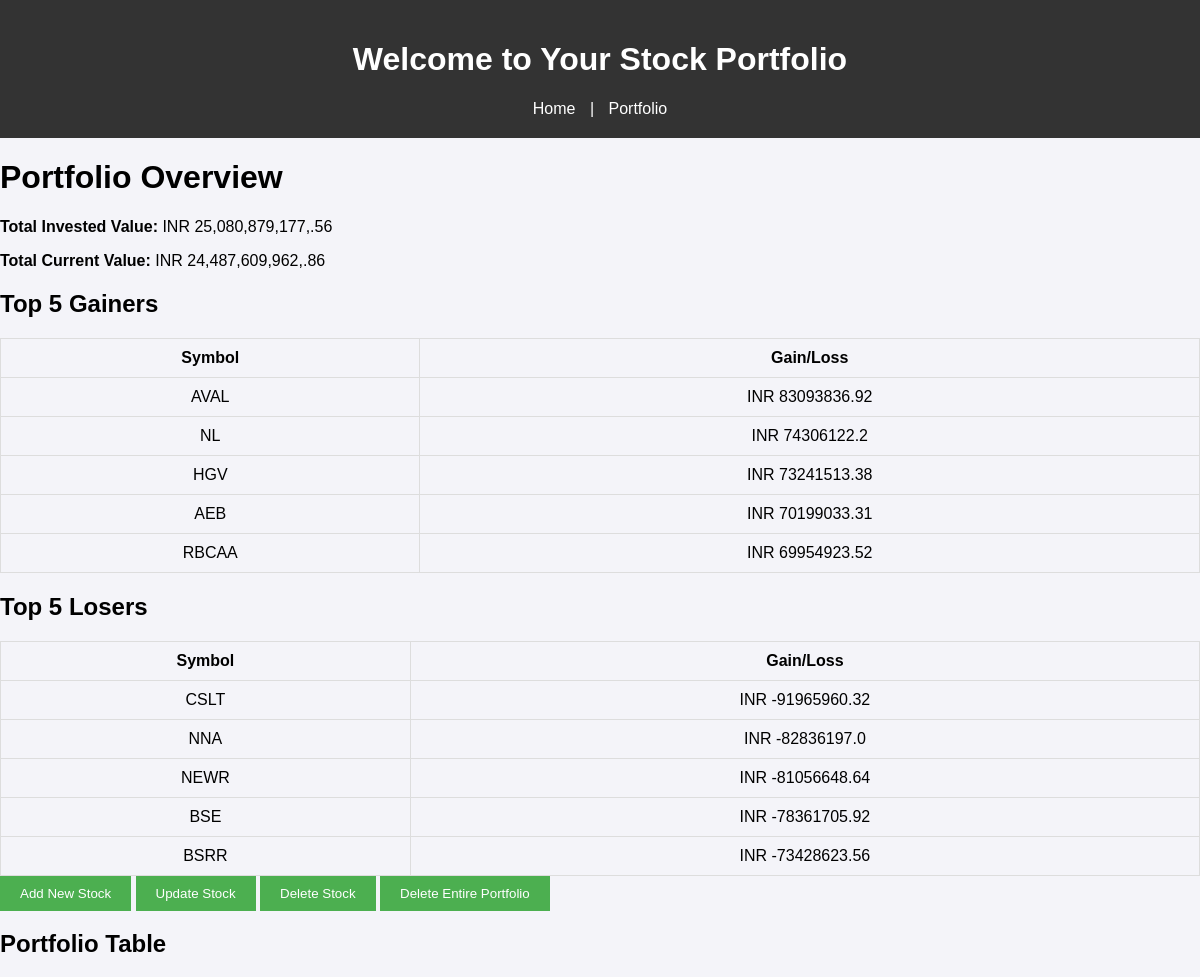
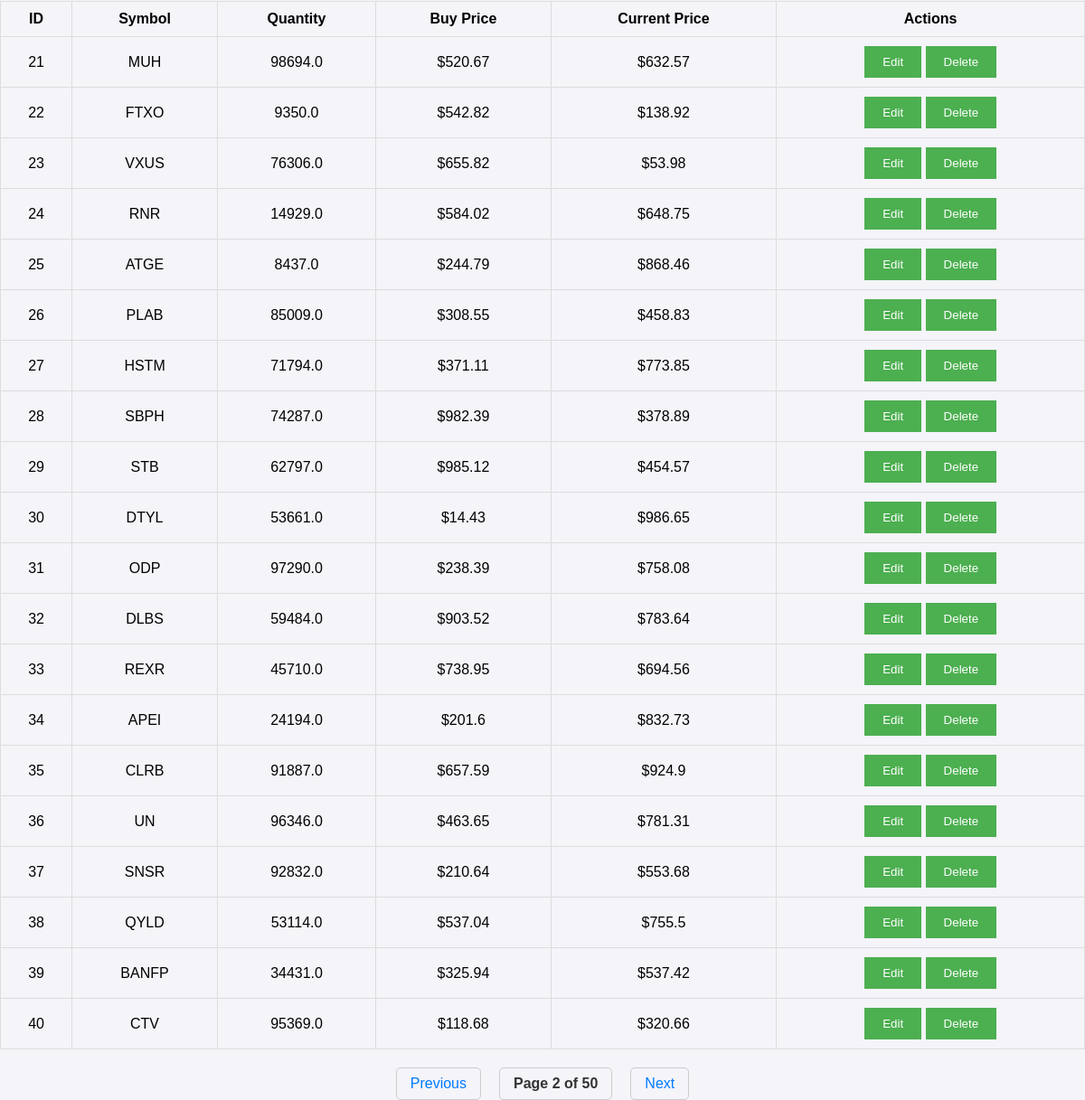
/portfolio?page=2, run on the app's committed database (2 pictures, top to bottom).
### app.py (models this page shows, shortened)
class Portfolio(db.Model):
    id = db.Column(db.Integer, primary_key=True)
    symbol = db.Column(db.String(50), nullable=False)
    quantity = db.Column(db.Float, nullable=False)
    buyPrice = db.Column(db.Float, nullable=False)
    currentPrice = db.Column(db.Float, nullable=False)

### app.py (the view)
@app.route('/portfolio')
def portfolio():
    page = request.args.get('page', 1, type=int)
    per_page = 20  # Show 20 records per page
    all_stocks = Portfolio.query.all()
    portfolio = []
    total_invested = 0
    total_current_value = 0
    for stock in all_stocks:
        gain_loss = (stock.currentPrice - stock.buyPrice) * stock.quantity
        portfolio.append({
            'id': stock.id,
            'symbol': stock.symbol,
            'quantity': stock.quantity,
            'buyPrice': stock.buyPrice,
            'currentPrice': stock.currentPrice,
            'gain_loss': gain_loss
        })
    total_invested = round(sum(stock['quantity'] * stock['buyPrice'] for stock in portfolio), 2)
    total_current_value = round(sum(stock['quantity'] * stock['currentPrice'] for stock in portfolio), 2)
    formatted_total_invested = format_in_indian_number_format(total_invested)
    formatted_total_current_value = format_in_indian_number_format(total_current_value)
    sorted_portfolio = sorted(portfolio, key=lambda x: x['gain_loss'], reverse=True)
    top_gainers = sorted_portfolio[:5]
    top_losers = sorted(portfolio, key=lambda x: x['gain_loss'])[:5]
    paginated_portfolio = Portfolio.query.paginate(page=page, per_page=per_page, error_out=False)
    return render_template(
        'portfolio.html',
        total_invested=formatted_total_invested,
        total_current_value=formatted_total_current_value,
        top_gainers=top_gainers,
        top_losers=top_losers,
        pagination=paginated_portfolio
    )

### app.py (called while the page is built)
def format_in_indian_number_format(number):
    if number is None:
        return "0"
    num_str = str(number)
    num_str = num_str[::-1]
    formatted = []
    for i in range(0, len(num_str), 3):
        formatted.append(num_str[i:i+3])
    return ",".join(formatted)[::-1]

### templates/portfolio.html (shortened to what this page needs)
<!DOCTYPE html>
<html lang="en">
<head>
    <link rel="stylesheet" href="{{ url_for('static', filename='css/styles.css') }}">
</head>
<body>
    <header>
        <h1>Welcome to Your Stock Portfolio</h1>
        <nav>
            <a href="/">Home</a> |
            <a href="/portfolio">Portfolio</a>
        </nav>
    </header>
    <div class="container">
        <h1>Portfolio Overview</h1>
        <div class="summary">
            <p><strong>Total Invested Value:</strong> INR <span id="total-invested">{{ total_invested }}</span></p>
            <p><strong>Total Current Value:</strong> INR <span id="total-current-value">{{ total_current_value }}</span></p>
        </div>
        <div class="top-gainers">
            <h2>Top 5 Gainers</h2>
            <table>
                <thead>
                    <tr>
                        <th>Symbol</th>
                        <th>Gain/Loss</th>
                    </tr>
                </thead>
                <tbody>
                    {% for stock in top_gainers %}
                    <tr>
                        <td>{{ stock.symbol }}</td>
                        <td>INR {{ stock.gain_loss | round(2) }}</td>
                    </tr>
                    {% endfor %}
                </tbody>
            </table>
        </div>
        <div class="top-losers">
            <h2>Top 5 Losers</h2>
            <table>
                <thead>
                    <tr>
                        <th>Symbol</th>
                        <th>Gain/Loss</th>
                    </tr>
                </thead>
                <tbody>
                    {% for stock in top_losers %}
                    <tr>
                        <td>{{ stock.symbol }}</td>
                        <td>INR {{ stock.gain_loss | round(2) }}</td>
                    </tr>
                    {% endfor %}
                </tbody>
            </table>
        </div>
        <div class="crud-buttons">
            <button id="add-stock-btn">Add New Stock</button>
            <button id="update-stock-btn">Update Stock</button>
            <button id="delete-stock-btn">Delete Stock</button>
            <button id="delete-all-btn" class="btn btn-danger">Delete Entire Portfolio</button>
        </div>
        <h2>Portfolio Table</h2>
        <table>
            <thead>
                <tr>
                    <th>ID</th>
                    <th>Symbol</th>
                    <th>Quantity</th>
                    <th>Buy Price</th>
                    <th>Current Price</th>
                    <th>Actions</th>
                </tr>
            </thead>
            <tbody>
                {% for stock in pagination.items %}
                    <tr>
                        <td>{{ stock.id }}</td>
                        <td>{{ stock.symbol }}</td>
                        <td>{{ stock.quantity }}</td>
                        <td>${{ stock.buyPrice }}</td>
                        <td>${{ stock.currentPrice }}</td>
                        <td>
                            <button>Edit</button>
                            <button>Delete</button>
                        </td>
                    </tr>
                {% endfor %}
            </tbody>
        </table>
        <div class="pagination">
            {% if pagination.has_prev %}
                <a href="{{ url_for('portfolio', page=pagination.prev_num) }}" class="prev">Previous</a>
            {% else %}
                <span class="disabled">Previous</span>
            {% endif %}
            <span class="current-page">Page {{ pagination.page }} of {{ pagination.pages }}</span>
            {% if pagination.has_next %}
                <a href="{{ url_for('portfolio', page=pagination.next_num) }}" class="next">Next</a>
            {% else %}
                <span class="disabled">Next</span>
            {% endif %}
        </div>
</body>
</html>

### static/css/styles.css (style rules this page uses)
body { font-family: Arial, sans-serif; margin: 0; padding: 0; background-color: #f4f4f9; }
header { background-color: #333; color: white; padding: 20px; text-align: center; }
nav a { color: white; margin: 0 10px; text-decoration: none; }
table { width: 100%; border-collapse: collapse; margin-top: 20px; }
table, th, td { border: 1px solid #ddd; }
th, td { padding: 10px; text-align: center; }
button { padding: 10px 20px; background-color: #4CAF50; color: white; border: none; cursor: pointer; }
.pagination { display: flex; justify-content: center; align-items: center; margin-top: 20px; font-size: 16px; }
.pagination a, .pagination span { margin: 0 10px; padding: 8px 15px; text-decoration: none; color: #007bff; border: 1px solid #ccc; border-radius: 5px; }
.pagination .current-page { font-weight: bold; color: #333; }

### data on the page
Portfolio: symbol "AVAL", gain_loss "83093836.92"
Portfolio: symbol "NL", gain_loss "74306122.2"
Portfolio: symbol "HGV", gain_loss "73241513.38"
Portfolio: symbol "AEB", gain_loss "70199033.31"
Portfolio: symbol "RBCAA", gain_loss "69954923.52"
Portfolio: symbol "CSLT", gain_loss "-91965960.32"
Portfolio: symbol "NNA", gain_loss "-82836197.0"
Portfolio: symbol "NEWR", gain_loss "-81056648.64"
Portfolio: symbol "BSE", gain_loss "-78361705.92"
Portfolio: symbol "BSRR", gain_loss "-73428623.56"
Portfolio: id "21", symbol "MUH", quantity "98694.0", buyPrice "520.67", currentPrice "632.57"
Portfolio: id "22", symbol "FTXO", quantity "9350.0", buyPrice "542.82", currentPrice "138.92"
Portfolio: id "23", symbol "VXUS", quantity "76306.0", buyPrice "655.82", currentPrice "53.98"
Portfolio: id "24", symbol "RNR", quantity "14929.0", buyPrice "584.02", currentPrice "648.75"
Portfolio: id "25", symbol "ATGE", quantity "8437.0", buyPrice "244.79", currentPrice "868.46"
Portfolio: id "26", symbol "PLAB", quantity "85009.0", buyPrice "308.55", currentPrice "458.83"
Portfolio: id "27", symbol "HSTM", quantity "71794.0", buyPrice "371.11", currentPrice "773.85"
Portfolio: id "28", symbol "SBPH", quantity "74287.0", buyPrice "982.39", currentPrice "378.89"
Portfolio: id "29", symbol "STB", quantity "62797.0", buyPrice "985.12", currentPrice "454.57"
Portfolio: id "30", symbol "DTYL", quantity "53661.0", buyPrice "14.43", currentPrice "986.65"
Portfolio: id "31", symbol "ODP", quantity "97290.0", buyPrice "238.39", currentPrice "758.08"
Portfolio: id "32", symbol "DLBS", quantity "59484.0", buyPrice "903.52", currentPrice "783.64"
Portfolio: id "33", symbol "REXR", quantity "45710.0", buyPrice "738.95", currentPrice "694.56"
Portfolio: id "34", symbol "APEI", quantity "24194.0", buyPrice "201.6", currentPrice "832.73"
Portfolio: id "35", symbol "CLRB", quantity "91887.0", buyPrice "657.59", currentPrice "924.9"
Portfolio: id "36", symbol "UN", quantity "96346.0", buyPrice "463.65", currentPrice "781.31"
Portfolio: id "37", symbol "SNSR", quantity "92832.0", buyPrice "210.64", currentPrice "553.68"
Portfolio: id "38", symbol "QYLD", quantity "53114.0", buyPrice "537.04", currentPrice "755.5"
Portfolio: id "39", symbol "BANFP", quantity "34431.0", buyPrice "325.94", currentPrice "537.42"
Portfolio: id "40", symbol "CTV", quantity "95369.0", buyPrice "118.68", currentPrice "320.66"

### other printed values
{{ total_invested }} "25,080,879,177,.56"
{{ total_current_value }} "24,487,609,962,.86"
{{ pagination.page }} "2"
{{ pagination.pages }} "50"
